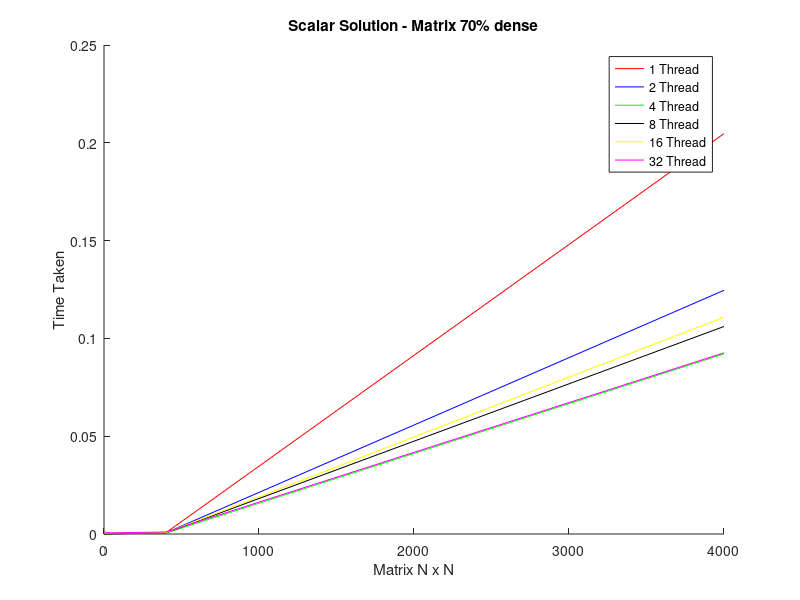
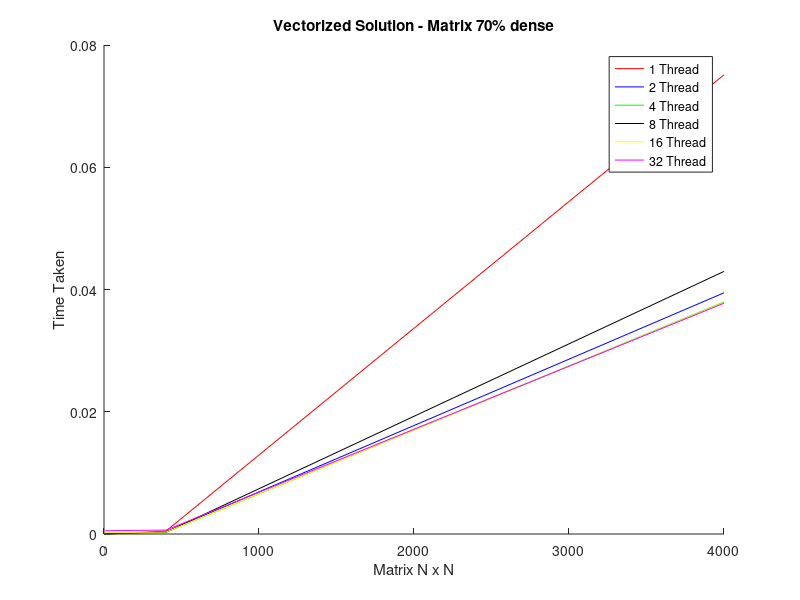
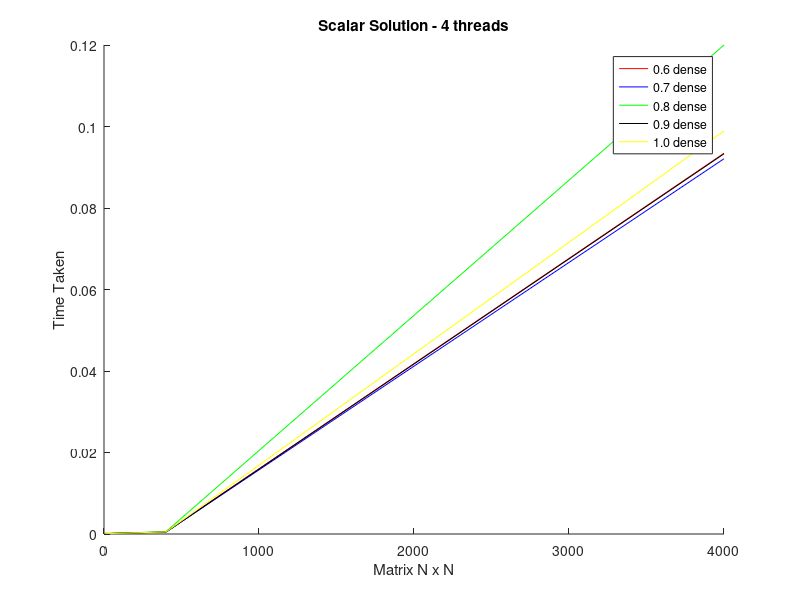
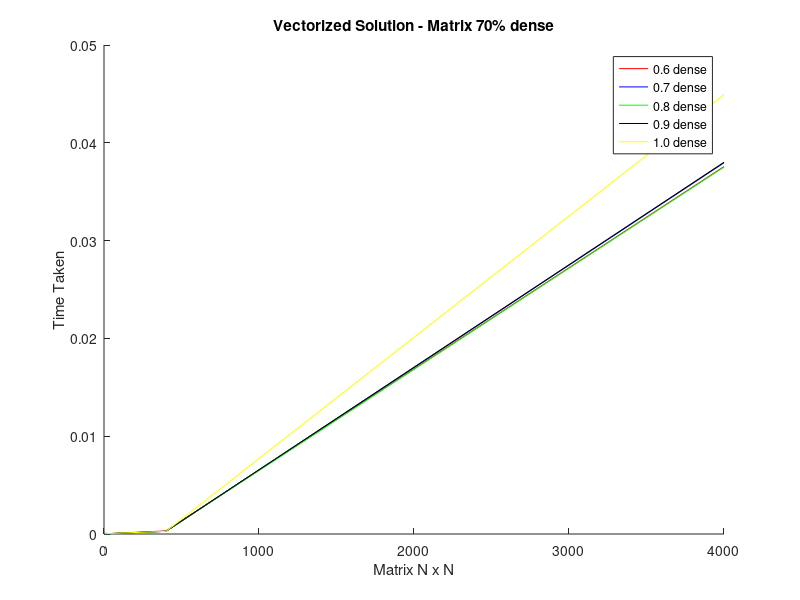

Source code (MATLAB) for these figures, in order:
% size iterations density threads err time err time
data = [[4  200 0.6 1 0.1742  2.6e-05 0.1742  2e-06],
[4  200 0.7 1 0.1742  1.5e-05 0.1742  1e-06],
[4  200 0.8 1 0.1742  1.5e-05 0.1742  1e-06],
[4  200 0.9 1 0.135 1.6e-05 0.135 1e-06],
[4  200 1 1 0.09399 3.2e-05 0.09399 2e-06],
[4  200 0.6 2 0.1742  0.000186  inf 3e-05],
[4  200 0.7 2 0.1742  0.00033 inf 4.2e-05],
[4  200 0.8 2 0.1742  0.000144  3.328e+05 2.5e-05],
[4  200 0.9 2 0.135 0.000101  0.135 2.1e-05],
[4  200 1 2 0.09399 5.9e-05 0.09399 5.6e-05],
[4  200 0.6 4 0.1742  0.00016 inf 5.9e-05],
[4  200 0.7 4 0.1742  0.000111  inf 2.9e-05],
[4  200 0.8 4 0.1742  0.00016 0.1742  3.7e-05],
[4  200 0.9 4 0.135 0.000128  0.135 6.4e-05],
[4  200 1 4 0.09399 0.000179  3.71e+15  3.1e-05],
[4  200 0.6 8 0.1742  0.000178  1.011e+15 8.8e-05],
[4  200 0.7 8 0.1742  0.000225  inf 0.000136],
[4  200 0.8 8 0.1742  0.000157  inf 9.1e-05],
[4  200 0.9 8 0.135 0.00019 0.135 5.2e-05],
[4  200 1 8 0.09399 0.000214  inf 0.000169],
[4  200 0.6 16  0.1742  0.000359  0.1742  0.000153],
[4  200 0.7 16  0.1742  0.000434  0.1742  0.000217],
[4  200 0.8 16  0.1742  0.000405  9.42e+05  9.3e-05],
[4  200 0.9 16  0.135 0.000358  0.135 0.000245],
[4  200 1 16  0.09399 0.000492  0.09399 0.000199],
[4  200 0.6 32  0.1742  0.009448  2.023e+15 0.000711],
[4  200 0.7 32  0.1742  0.001019  inf 0.000521],
[4  200 0.8 32  0.1742  0.001115  0.1742  0.000421],
[4  200 0.9 32  0.135 0.000656  1.419e+07 0.000476],
[4  200 1 32  0.09399 0.000852  0.09399 0.000311],
[40 200 0.6 1 0.006497  2.2e-05 0.006497  7e-06],
[40 200 0.7 1 0.007717  2.2e-05 0.007717  7e-06],
[40 200 0.8 1 0.006753  2e-05 0.006753  7e-06],
[40 200 0.9 1 0.008966  2.1e-05 0.008966  7e-06],
[40 200 1 1 0.009859  2.1e-05 0.009859  7e-06],
[40 200 0.6 2 0.006497  8.1e-05 2.283e+04 3.9e-05],
[40 200 0.7 2 0.007717  7.1e-05 0.007713  3.6e-05],
[40 200 0.8 2 0.006753  0.00011 0.006753  2.5e-05],
[40 200 0.9 2 0.008966  9.5e-05 inf 3.1e-05],
[40 200 1 2 0.009859  6.8e-05 0.009859  5.7e-05],
[40 200 0.6 4 0.006497  0.000131  0.006497  4.7e-05],
[40 200 0.7 4 0.007717  0.000131  inf 4.5e-05],
[40 200 0.8 4 0.006753  0.000122  0.006753  3.3e-05],
[40 200 0.9 4 0.008966  0.000146  inf 4.1e-05],
[40 200 1 4 0.009859  0.000126  inf 5.6e-05],
[40 200 0.6 8 0.006497  0.000184  0.006497  0.000111],
[40 200 0.7 8 0.007717  0.000235  inf 9.7e-05],
[40 200 0.8 8 0.006753  0.000176  inf 0.000108],
[40 200 0.9 8 0.008966  0.000204  1.267e+14 0.000114],
[40 200 1 8 0.009859  0.000194  14.71 0.000104],
[40 200 0.6 16  0.006497  0.000354  0.006497  0.000187],
[40 200 0.7 16  0.007717  0.000494  inf 0.000234],
[40 200 0.8 16  0.006753  0.000447  3.797 0.000239],
[40 200 0.9 16  0.008966  0.000328  4.167e+15 0.000271],
[40 200 1 16  0.009859  0.000395  0.009859  0.000144],
[40 200 0.6 32  0.006497  0.000855  0.006497  0.000618],
[40 200 0.7 32  0.007717  0.00061 0.007717  0.000546],
[40 200 0.8 32  0.006753  0.000754  0.006753  0.000531],
[40 200 0.9 32  0.008966  0.000832  0.008966  0.000452],
[40 200 1 32  0.009859  0.000933  inf 0.000469],
[400  200 0.6 1 0.0006576 0.000664  0.0006576 0.000481],
[400  200 0.7 1 0.0007025 0.000662  0.0007025 0.000484],
[400  200 0.8 1 0.0006852 0.000664  0.0006852 0.000487],
[400  200 0.9 1 0.0008635 0.000741  0.0008635 0.000533],
[400  200 1 1 0.0008884 0.000782  0.0008884 0.000486],
[400  200 0.6 2 0.0006576 0.00041 0.0006576 0.000297],
[400  200 0.7 2 0.0007025 0.000608  0.0007025 0.000375],
[400  200 0.8 2 0.0006852 0.000433  inf 0.000284],
[400  200 0.9 2 0.0008635 0.000465  0.0008635 0.000344],
[400  200 1 2 0.0008884 0.000686  0.0008883 0.0003],
[400  200 0.6 4 0.0006576 0.00051 5.883e+14 0.000319],
[400  200 0.7 4 0.0007025 0.000471  inf 0.000269],
[400  200 0.8 4 0.0006852 0.000582  inf 0.000281],
[400  200 0.9 4 0.0008635 0.000466  0.0008635 0.000278],
[400  200 1 4 0.0008884 0.000501  1.797e+10 0.000269],
[400  200 0.6 8 0.0006576 0.000627  0.2822  0.000416],
[400  200 0.7 8 0.0007025 0.000541  0.0007025 0.000297],
[400  200 0.8 8 0.0006852 0.000729  inf 0.00031],
[400  200 0.9 8 0.0008635 0.000553  0.0008635 0.000294],
[400  200 1 8 0.0008884 0.000571  0.0008884 0.000306],
[400  200 0.6 16  0.0006576 0.000729  0.0006576 0.000459],
[400  200 0.7 16  0.0007025 0.000671  inf 0.000312],
[400  200 0.8 16  0.0006852 0.000684  0.0006852 0.000448],
[400  200 0.9 16  0.0008635 0.000744  0.0008667 0.00043],
[400  200 1 16  0.0008884 0.000804  2.007e+10 0.000384],
[400  200 0.6 32  0.0006576 0.001285  0.0006576 0.000664],
[400  200 0.7 32  0.0007025 0.001031  inf 0.000641],
[400  200 0.8 32  0.0006852 0.001027  0.0007139 0.000511],
[400  200 0.9 32  0.0008635 0.001144  3.335e+14 0.000527],
[400  200 1 32  0.0008884 0.001246  1.378e+09 0.000704],
[4000 200 0.6 1 6.643e-05 0.1844  6.643e-05 0.07622],
[4000 200 0.7 1 6.992e-05 0.2047  6.992e-05 0.07513],
[4000 200 0.8 1 7.417e-05 0.2039  7.417e-05 0.07249],
[4000 200 0.9 1 7.943e-05 0.1793  7.943e-05 0.07024],
[4000 200 1 1 8.3e-05 0.1922  8.3e-05 0.08179],
[4000 200 0.6 2 6.643e-05 0.09208 0.07269 0.03725],
[4000 200 0.7 2 6.992e-05 0.1246  4.653 0.03946],
[4000 200 0.8 2 7.417e-05 0.09366 7.567e+13 0.03587],
[4000 200 0.9 2 7.943e-05 0.08932 7.943e-05 0.035],
[4000 200 1 2 8.3e-05 0.1282  8.3e-05 0.06424],
[4000 200 0.6 4 6.643e-05 0.09343 6.643e-05 0.03757],
[4000 200 0.7 4 6.992e-05 0.09209 6.992e-05 0.03796],
[4000 200 0.8 4 7.417e-05 0.12  2.506e+13 0.03752],
[4000 200 0.9 4 7.943e-05 0.09331 2.005e+14 0.03801],
[4000 200 1 4 8.3e-05 0.09892 inf 0.0449],
[4000 200 0.6 8 6.643e-05 0.1164  inf 0.05285],
[4000 200 0.7 8 6.992e-05 0.1061  6.992e-05 0.04296],
[4000 200 0.8 8 7.417e-05 0.09474 inf 0.04485],
[4000 200 0.9 8 7.943e-05 0.09319 inf 0.03923],
[4000 200 1 8 8.3e-05 0.09258 1.423 0.03921],
[4000 200 0.6 16  6.643e-05 0.1007  6.643e-05 0.03994],
[4000 200 0.7 16  6.992e-05 0.1108  6.992e-05 0.03788],
[4000 200 0.8 16  7.417e-05 0.09877 7.417e-05 0.04498],
[4000 200 0.9 16  7.943e-05 0.1692  7.943e-05 0.04095],
[4000 200 1 16  8.3e-05 0.09563 inf 0.03809],
[4000 200 0.6 32  6.643e-05 0.09495 6.643e-05 0.06456],
[4000 200 0.7 32  6.992e-05 0.09262 6.992e-05 0.03776],
[4000 200 0.8 32  7.417e-05 0.09364 7.417e-05 0.03786],
[4000 200 0.9 32  7.943e-05 0.09095 0.1012  0.0393],
[4000 200 1 32  8.3e-05 0.1122  8.3e-05 0.03888]];

% fixed density (0.7)
rd = (data(:,3) == 0.7);
colors = ['r' 'b' 'g' 'k' 'y' 'm'];
threads = [1 2 4 8 16 32];

figure;
hold on;
for i=1:length(threads)
  rdx = (data(:, 4) == threads(i)) & rd;
  y = data(rdx, 1); % matrix size
  % Scalar
  z = data(rdx, 6); % time taken
  plot(y, z, colors(i));
end
hold off;
legend('1 Thread', '2 Thread', '4 Thread', '8 Thread', '16 Thread', '32 Thread');
xlabel('Matrix N x N');
ylabel('Time Taken');
title('Scalar Solution - Matrix 70% dense');

figure;
hold on;
for i=1:length(threads)
  rdx = (data(:, 4) == threads(i)) & rd;
  y = data(rdx, 1); % matrix size
  % Vectorized
  z = data(rdx, 8); % time taken
  plot(y, z, colors(i));
end
hold off;
legend('1 Thread', '2 Thread', '4 Thread', '8 Thread', '16 Thread', '32 Thread');
xlabel('Matrix N x N');
ylabel('Time Taken');
title('Vectorized Solution - Matrix 70% dense');

% Fixed Threads (4) vary density
rd = (data(:,4) == 4);
density = 0.6:0.1:1.0;

figure;
hold on;
for i=1:length(density)
  rdx = (data(:, 3) == density(i)) & rd;
  y = data(rdx, 1); % matrix size
  % Scalar
  z = data(rdx, 6); % time taken
  plot(y, z, colors(i));
end
hold off;
legend('0.6 dense', '0.7 dense', '0.8 dense', '0.9 dense', '1.0 dense');
xlabel('Matrix N x N');
ylabel('Time Taken');
title('Scalar Solution - 4 threads');

figure;
hold on;
for i=1:length(density)
  rdx = (data(:, 3) == density(i)) & rd;
  y = data(rdx, 1); % matrix size
  % Scalar
  z = data(rdx, 8); % time taken
  plot(y, z, colors(i));
end
hold off;
legend('0.6 dense', '0.7 dense', '0.8 dense', '0.9 dense', '1.0 dense');
xlabel('Matrix N x N');
ylabel('Time Taken');
title('Vectorized Solution - Matrix 70% dense');
